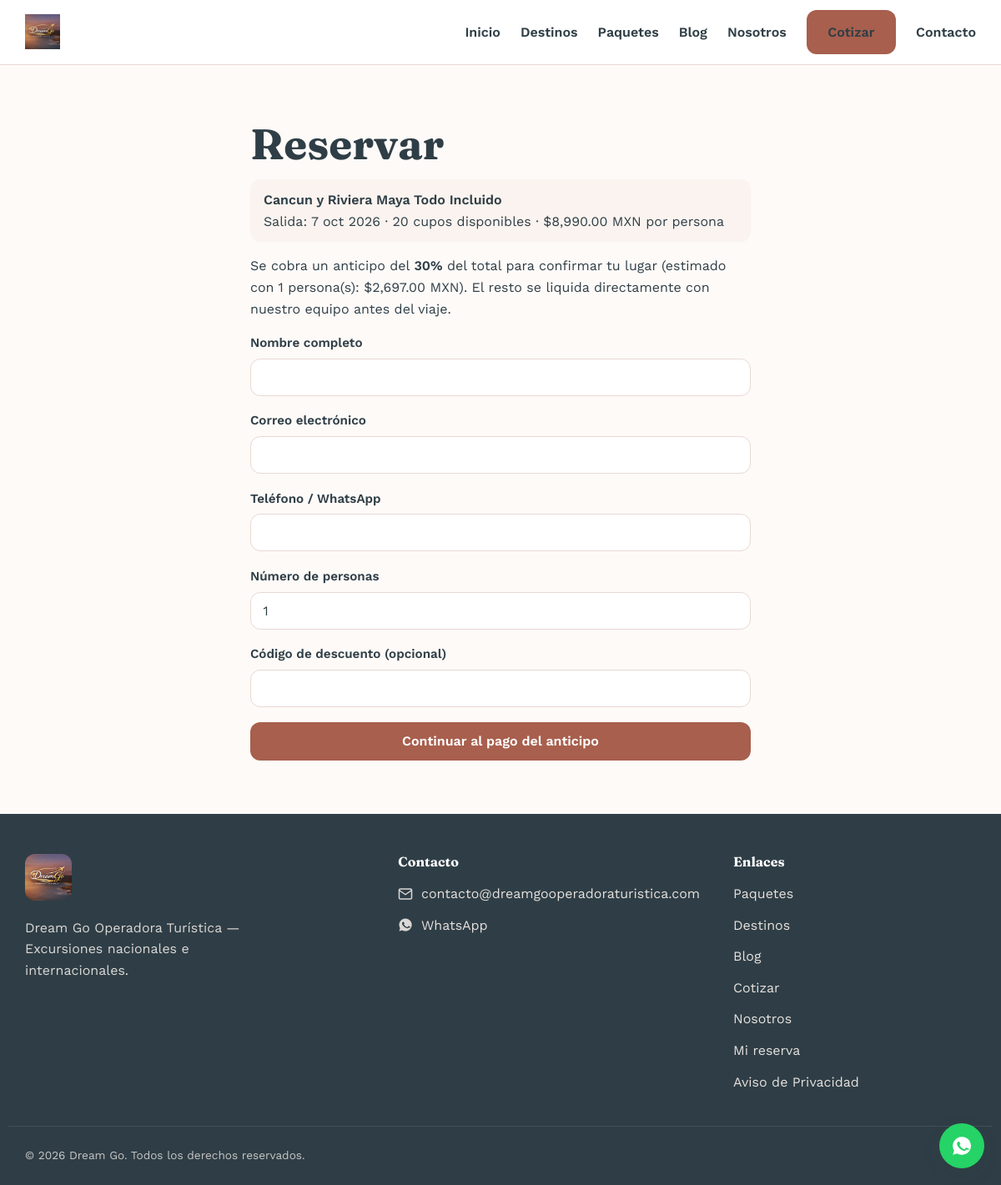
/paquetes/cancun-riviera-maya-todo-incluido/reservar/1, run on the app's committed database.
### tables this page shows
CREATE TABLE IF NOT EXISTS paquetes (
  id INT UNSIGNED AUTO_INCREMENT PRIMARY KEY,
  categoria_id INT UNSIGNED NOT NULL,
  titulo VARCHAR(180) NOT NULL,
  slug VARCHAR(200) NOT NULL UNIQUE,
  resumen VARCHAR(300) NULL,
  descripcion_larga TEXT NULL,
  itinerario TEXT NULL,
  incluye TEXT NULL,
  no_incluye TEXT NULL,
  precio_desde DECIMAL(10,2) NOT NULL,
  moneda CHAR(3) NOT NULL DEFAULT 'MXN',
  duracion_dias SMALLINT UNSIGNED NULL,
  duracion_noches SMALLINT UNSIGNED NULL,
  imagen_portada VARCHAR(255) NULL,
  destacado TINYINT(1) NOT NULL DEFAULT 0,
  meta_title VARCHAR(180) NULL,
  meta_description VARCHAR(300) NULL,
  estado ENUM('borrador','publicado','archivado') NOT NULL DEFAULT 'borrador',
  creado_por INT UNSIGNED NULL,
  creado_en DATETIME NOT NULL DEFAULT CURRENT_TIMESTAMP,
  actualizado_en DATETIME NOT NULL DEFAULT CURRENT_TIMESTAMP ON UPDATE CURRENT_TIMESTAMP,
  CONSTRAINT fk_paquete_categoria FOREIGN KEY (categoria_id) REFERENCES categorias(id) ON DELETE RESTRICT,
  CONSTRAINT fk_paquete_usuario FOREIGN KEY (creado_por) REFERENCES usuarios_admin(id) ON DELETE SET NULL,
  CONSTRAINT chk_paquete_precio CHECK (precio_desde >= 0)
);

CREATE TABLE IF NOT EXISTS salidas (
  id INT UNSIGNED AUTO_INCREMENT PRIMARY KEY,
  paquete_id INT UNSIGNED NOT NULL,
  fecha_salida DATE NOT NULL,
  fecha_regreso DATE NULL,
  cupo_maximo SMALLINT UNSIGNED NOT NULL,
  cupo_disponible SMALLINT UNSIGNED NOT NULL,
  precio_override DECIMAL(10,2) NULL,
  estado ENUM('abierta','cerrada','cancelada') NOT NULL DEFAULT 'abierta',
  creado_en DATETIME NOT NULL DEFAULT CURRENT_TIMESTAMP,
  CONSTRAINT fk_salida_paquete FOREIGN KEY (paquete_id) REFERENCES paquetes(id) ON DELETE CASCADE,
  CONSTRAINT chk_cupo CHECK (cupo_disponible <= cupo_maximo),
  CONSTRAINT chk_salida_precio CHECK (precio_override IS NULL OR precio_override >= 0),
  CONSTRAINT chk_salida_fechas CHECK (fecha_regreso IS NULL OR fecha_regreso >= fecha_salida)
);

### core/Controller.php (called while the page is built, shortened)
<?php
abstract class Controller
{
    protected function view(string $view, array $data = [], array $meta = [], string $layout = 'public'): void
    {
        $viewFile = BASE_PATH . '/app/Views/' . str_replace('.', '/', $view) . '.php';
        extract($data, EXTR_SKIP);
        require $viewFile;
    }
}

### app/Controllers/Public/ReservaPublicaController.php (called while the page is built, shortened)
<?php
class ReservaPublicaController extends Controller
{
    public function formulario(string $slug, int $salidaId): void
    {
        $paquete = Paquete::porSlugPublicado($slug);
        $salida = Salida::find($salidaId);
        $precioUnitario = $salida['precio_override'] !== null
            ? (float) $salida['precio_override']
            : (float) $paquete['precio_desde'];
        $this->view('public/reservar/formulario', [
            'paquete' => $paquete,
            'salida' => $salida,
            'precioUnitario' => $precioUnitario,
            'porcentajeAnticipo' => $this->porcentajeAnticipo(),
            'errores' => [],
            'valores' => ['nombre' => '', 'email' => '', 'telefono' => '', 'num_personas' => '1', 'codigo_descuento' => ''],
        ], [
            'title' => 'Reservar ' . $paquete['titulo'] . ' | Dream Go Operadora Turística',
        ]);
    }
    private function porcentajeAnticipo(): int
    {
        $valor = (int) ConfiguracionSitio::get('porcentaje_anticipo_reserva', 100);
        return max(1, min(100, $valor));
    }
}

### public/index.php (called while the page is built, shortened)
<?php
$router = new Router();
$request = new Request();
try {
    $router->dispatch($request);
} catch (NotFoundException $e) {
    http_response_code(404);
    (new App\Controllers\Public\ErrorController($request))->notFound();
} catch (ForbiddenException $e) {
    http_response_code(403);
    (new App\Controllers\Public\ErrorController($request))->forbidden($e->getMessage());
} catch (\Throwable $e) {
    error_log('[APP] ' . $e->getMessage() . ' en ' . $e->getFile() . ':' . $e->getLine());
    http_response_code(500);
    (new App\Controllers\Public\ErrorController($request))->serverError();
}

### core/Database.php (called while the page is built, shortened)
<?php
final class Database
{
    private static ?PDO $instance = null;
    public static function connection(): PDO
    {
        if (self::$instance === null) {
            $config = require BASE_PATH . '/config/database.php';
            $dsn = sprintf(
                'mysql:host=%s;port=%s;dbname=%s;charset=utf8mb4',
                $config['host'],
                $config['port'],
                $config['database']
            );
            try {
                self::$instance = new PDO($dsn, $config['username'], $config['password'], [
                    PDO::ATTR_ERRMODE => PDO::ERRMODE_EXCEPTION,
                    PDO::ATTR_DEFAULT_FETCH_MODE => PDO::FETCH_ASSOC,
                    PDO::ATTR_EMULATE_PREPARES => false,
                ]);
            } catch (PDOException $e) {
                error_log('[DB] Error de conexion: ' . $e->getMessage());
                throw $e;
            }
        }
        return self::$instance;
    }
}

### core/Model.php (called while the page is built, shortened)
<?php
abstract class Model
{
    protected static string $table;
    protected static string $primaryKey = 'id';
    protected static function db(): PDO
    {
        return Database::connection();
    }
    public static function find(int|string $id): array|false
    {
        $stmt = static::db()->prepare(
            'SELECT * FROM ' . static::$table . ' WHERE ' . static::$primaryKey . ' = :id LIMIT 1'
        );
        $stmt->execute(['id' => $id]);
        return $stmt->fetch();
    }
}

### app/Models/Paquete.php (called while the page is built, shortened)
<?php
class Paquete extends Model
{
    public static function porSlugPublicado(string $slug): array|false
    {
        $stmt = self::db()->prepare(
            'SELECT p.*, c.nombre AS categoria_nombre, c.slug AS categoria_slug, c.tipo AS categoria_tipo
             FROM paquetes p
             INNER JOIN categorias c ON c.id = p.categoria_id
             WHERE p.slug = :slug AND p.estado = "publicado" AND c.activo = 1
             LIMIT 1'
        );
        $stmt->execute(['slug' => $slug]);
        return $stmt->fetch();
    }
}

### app/Helpers/Fecha.php (called while the page is built, shortened)
<?php
final class Fecha
{
    public static function corta(?string $fecha): string
    {
        $ts = self::timestamp($fecha);
        return (int) date('j', $ts) . ' ' . self::MESES_ABREV[(int) date('n', $ts)] . ' ' . date('Y', $ts);
    }
    private static function timestamp(?string $fecha): ?int
    {
        $fecha = trim((string) $fecha);
        $ts = strtotime($fecha);
        return $ts === false ? null : $ts;
    }
}

### core/Request.php (called while the page is built, shortened)
<?php
final class Request
{
    private array $server;
    public function __construct()
    {
        $this->server = $_SERVER;
    }
    public function uri(): string
    {
        $uri = $this->server['REQUEST_URI'] ?? '/';
        $path = parse_url($uri, PHP_URL_PATH) ?? '/';
        return $path === '' ? '/' : $path;
    }
}

### app/Views/public/reservar/formulario.php (the view, shortened to what this page needs)
<?php
$valores ??= [];
$numPersonasVista = (int) ($valores['num_personas'] ?? 1);
$numPersonasVista = $numPersonasVista > 0 ? $numPersonasVista : 1;
$totalEstimado = $precioUnitario * $numPersonasVista;
$anticipoEstimado = round($totalEstimado * $porcentajeAnticipo / 100, 2);
?>
<section class="seccion contenedor bloque-medio">
  <h1>Reservar</h1>
  <p class="aviso-caja">
    <strong><?= htmlspecialchars($paquete['titulo'], ENT_QUOTES, 'UTF-8') ?></strong><br>
    Salida: <?= htmlspecialchars(Fecha::corta($salida['fecha_salida']), ENT_QUOTES, 'UTF-8') ?>
    &middot; <?= (int) $salida['cupo_disponible'] ?> cupos disponibles
    &middot; $<?= number_format($precioUnitario, 2, '.', ',') ?> <?= htmlspecialchars($paquete['moneda'], ENT_QUOTES, 'UTF-8') ?> por persona
  </p>
  <p>Se cobra un anticipo del <strong><?= $porcentajeAnticipo ?>%</strong> del total para confirmar tu lugar (estimado con
    <?= $numPersonasVista ?> persona(s): $<?= number_format($anticipoEstimado, 2, '.', ',') ?> <?= htmlspecialchars($paquete['moneda'], ENT_QUOTES, 'UTF-8') ?>). El resto se liquida
    directamente con nuestro equipo antes del viaje.</p>
  <form method="post" action="/reservar" data-atribucion>
    <div class="campo">
      <label for="nombre">Nombre completo</label>
      <input type="text" id="nombre" name="nombre" autocomplete="name" required value="<?= htmlspecialchars($valores['nombre'] ?? '', ENT_QUOTES, 'UTF-8') ?>">
    </div>
    <div class="campo">
      <label for="email">Correo electrónico</label>
      <input type="email" id="email" name="email" autocomplete="email" required value="<?= htmlspecialchars($valores['email'] ?? '', ENT_QUOTES, 'UTF-8') ?>">
    </div>
    <div class="campo">
      <label for="telefono">Teléfono / WhatsApp</label>
      <input type="tel" id="telefono" name="telefono" autocomplete="tel" required value="<?= htmlspecialchars($valores['telefono'] ?? '', ENT_QUOTES, 'UTF-8') ?>">
    </div>
    <div class="campo">
      <label for="num_personas">Número de personas</label>
      <input type="number" id="num_personas" name="num_personas" min="1" max="<?= (int) $salida['cupo_disponible'] ?>" required value="<?= htmlspecialchars((string) $numPersonasVista, ENT_QUOTES, 'UTF-8') ?>">
    </div>
    <div class="campo">
      <label for="codigo_descuento">Código de descuento (opcional)</label>
      <input type="text" id="codigo_descuento" name="codigo_descuento" value="<?= htmlspecialchars($valores['codigo_descuento'] ?? '', ENT_QUOTES, 'UTF-8') ?>">
    </div>
    <button type="submit" class="btn btn-primario btn--bloque">Continuar al pago del anticipo</button>
  </form>
</section>

### core/Router.php (shortened to what this page needs)
<?php
final class Router
{
    private array $routes = [];
    private function add(string $method, string $pattern, array $handler, array $options): void
    {
        $tramos = preg_split('#(\{[a-zA-Z_]+\})#', $pattern, -1, PREG_SPLIT_DELIM_CAPTURE);
        $regex = '';
        foreach ($tramos as $i => $tramo) {
            $regex .= $i % 2 === 1 ? '([^/]+)' : preg_quote($tramo, '#');
        }
        $this->routes[] = [
            'method' => $method,
            'pattern' => $pattern,
            'regex' => '#^' . $regex . '$#',
            'handler' => $handler,
            'options' => $options,
        ];
    }
    public function dispatch(Request $request): void
    {
        $method = $request->method();
        $uri = $request->uri();
        foreach ($this->routes as $route) {
            if ($route['method'] !== $method) {
                continue;
            }
            if (preg_match($route['regex'], $uri, $matches)) {
                array_shift($matches);
                $this->callHandler($route['handler'], $matches, $request);
                return;
            }
        }
        throw new NotFoundException("Ruta no encontrada: {$method} {$uri}");
    }
    private function callHandler(array $handler, array $params, Request $request): void
    {
        [$controllerClass, $method] = $handler;
        $controller = new $controllerClass($request);
        $controller->$method(...$params);
    }
}

### public/assets/css/site.css (style rules this page uses)
:root { --color-primario: #d99e8e; --color-primario-oscuro: #a85f4d; --color-texto-oscuro: #2f3e46; --color-fondo: #fdfaf8; --color-fondo-alterno: #faf3ef; --color-borde: #e8d9d3; --color-blanco: #ffffff; --color-exito: #4f7a5c; --color-error: #b3453a; --fuente-titulos: 'Fraunces', Georgia, 'Times New Roman', serif; --fuente-texto: 'Work Sans', -apple-system, BlinkMacSystemFont, 'Segoe UI', sans-serif; --radio: 12px; --sombra: 0 8px 24px rgba(47, 62, 70, 0.08); --transicion: 0.25s ease; --contenedor-max: 1180px; --espacio-seccion: 4rem; }
*, *::before, *::after { box-sizing: border-box; }
html { -webkit-text-size-adjust: 100%; scroll-behavior: smooth; }
body { margin: 0; font-family: var(--fuente-texto); color: var(--color-texto-oscuro); background: var(--color-fondo); line-height: 1.6; -webkit-font-smoothing: antialiased; }
h1, h2, h3, h4 { font-family: var(--fuente-titulos); line-height: 1.2; margin: 0 0 0.75rem; color: var(--color-texto-oscuro); }
h1 { font-size: clamp(1.9rem, 5vw, 3.2rem); }
p { margin: 0 0 1rem; }
.contenedor { width: 100%; max-width: var(--contenedor-max); margin-inline: auto; padding-inline: 1.25rem; }
.seccion { padding-block: var(--espacio-seccion); }
.btn { display: inline-flex; align-items: center; justify-content: center; gap: 0.5rem; border: none; border-radius: var(--radio); padding: 0.85rem 1.6rem; font-family: var(--fuente-texto); font-weight: 600; font-size: 1rem; cursor: pointer; transition: transform var(--transicion), box-shadow var(--transicion), background var(--transicion); }
.btn-primario { background: var(--color-primario-oscuro); color: var(--color-blanco); }
label { display: block; font-weight: 600; margin-bottom: 0.4rem; font-size: 0.95rem; }
input:not([type="checkbox"]):not([type="radio"]), select, textarea { width: 100%; font-family: var(--fuente-texto); font-size: 1rem; padding: 0.75rem 0.9rem; border: 1.5px solid var(--color-borde); border-radius: var(--radio); background: var(--color-blanco); color: var(--color-texto-oscuro); transition: border-color var(--transicion), box-shadow var(--transicion); appearance: none; }
.campo { margin-bottom: 1.1rem; }
.bloque-medio { max-width: 640px; }
.btn--bloque { width: 100%; }
.aviso-caja { background: var(--color-fondo-alterno); padding: 0.75rem 1rem; border-radius: var(--radio); }

### data on the page
paquetes: titulo "Cancun y Riviera Maya Todo Incluido", moneda "MXN"
salidas: fecha_salida "7 oct 2026", cupo_disponible "20"

### other printed values
$precioUnitario "8,990.00"
$anticipoEstimado "2,697.00"
